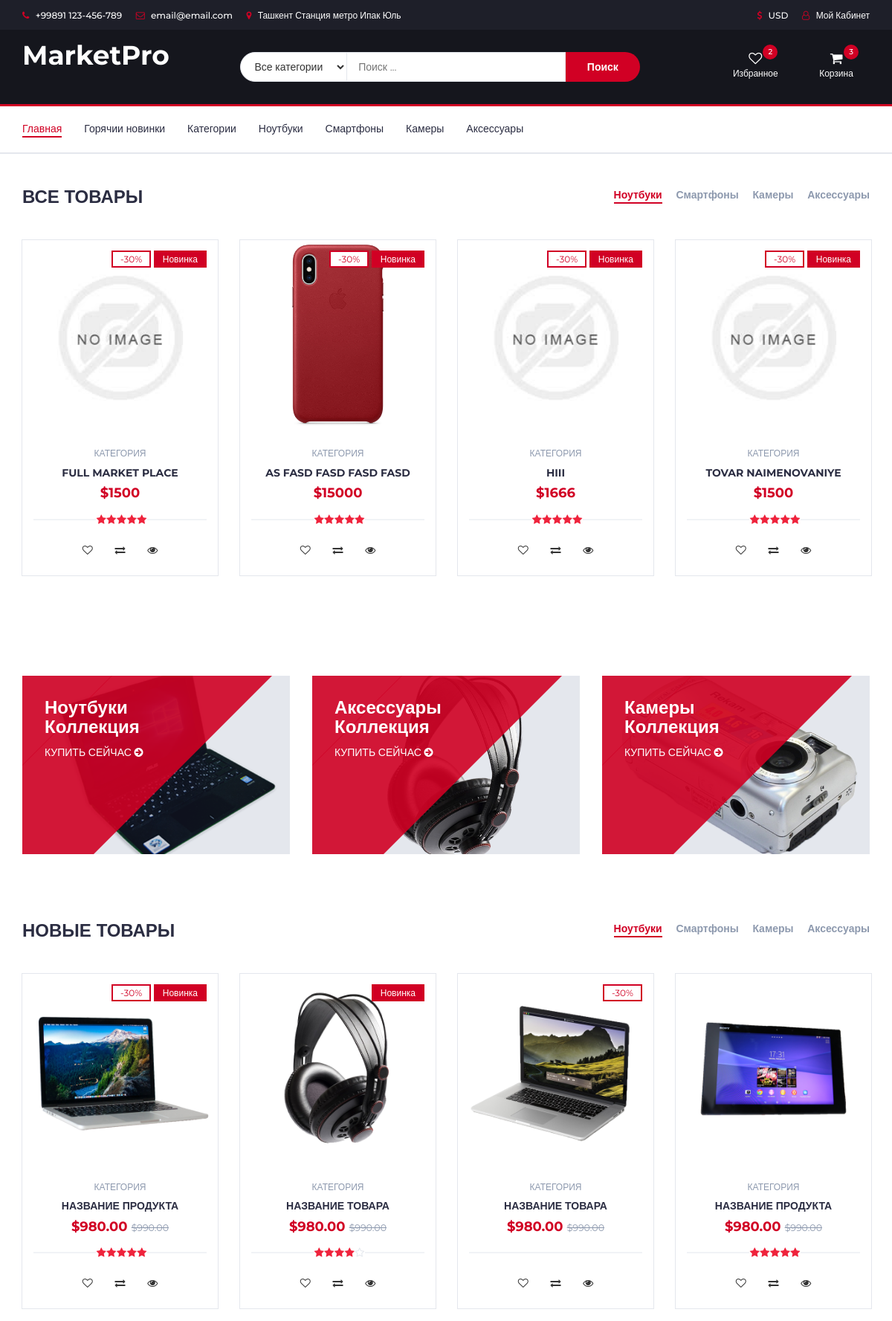
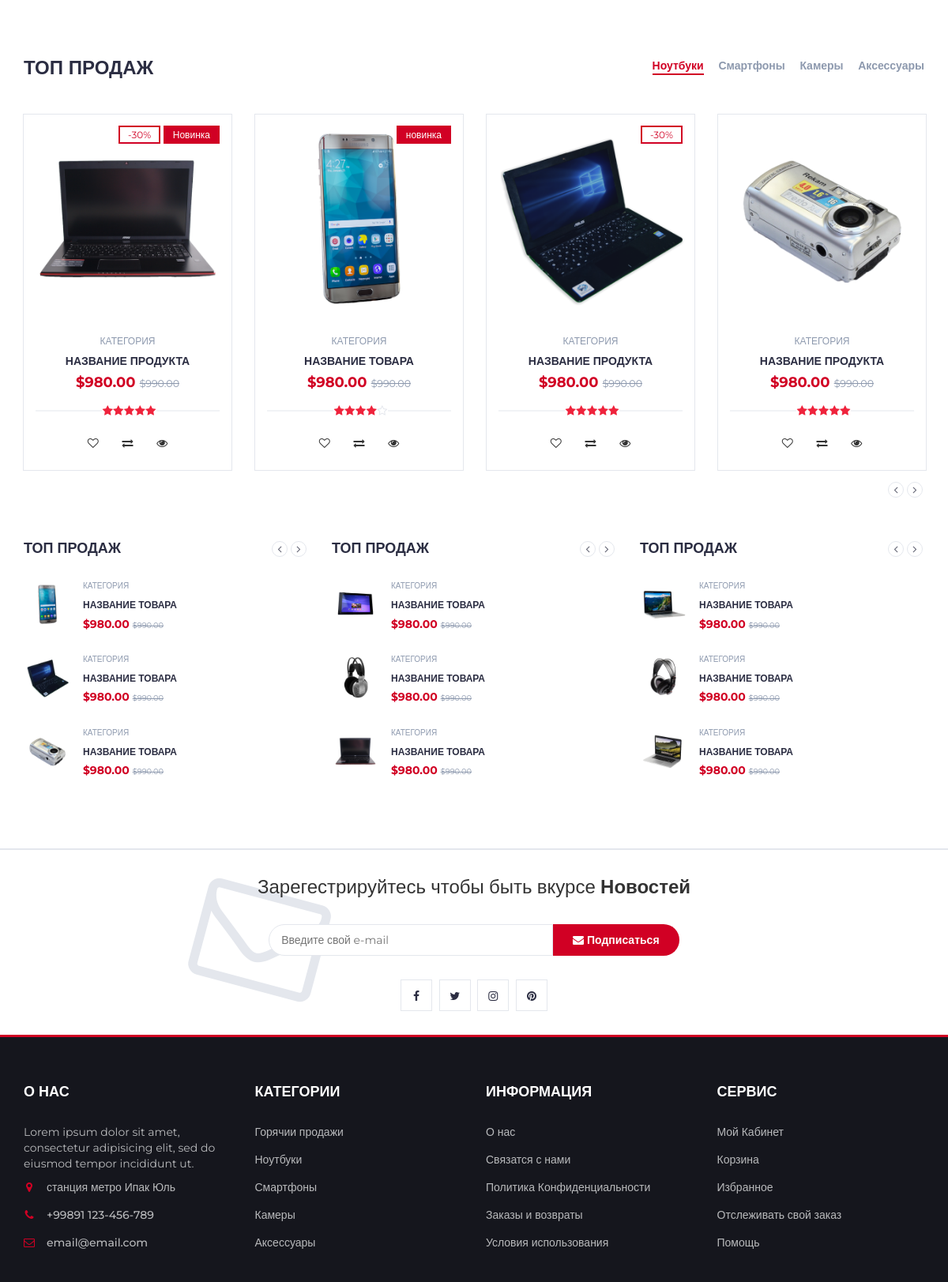
The app's page /market/administrator (upper part) with its own data (2 pictures, top to bottom).
### post/models.py (models this page shows, shortened)
class Post(models.Model):
    title = models.CharField("Название", max_length=64)
    poster = models.ImageField("Главное фото", upload_to="product_images/", default="default.jpeg", blank=True,
                               null=True)
    description = models.TextField("Описание")
    characteristics = models.TextField("Характеристики", blank=True, null=True, default="Нет характеристики.")
    price = models.PositiveIntegerField("Стоимость", default=0, help_text="Указывать в сумах")
    old = models.PositiveIntegerField("Старая цена", blank=True, null=True)
    magazine = models.ForeignKey(Magazine, verbose_name="Поставщик",
                                 on_delete=models.SET_DEFAULT, default='Magazine')
    category = models.ForeignKey(Category, verbose_name="Категория", on_delete=models.SET_NULL, null=True)
    url = models.SlugField(max_length=70, unique=True)
    draft = models.BooleanField("Черновик", default=False)
    created = models.DateTimeField(auto_now_add=True, auto_now=False)
    updated = models.DateTimeField(auto_now_add=False, auto_now=True)
    class Meta:
        verbose_name = "Пост"
        verbose_name_plural = "Посты"
    def get_absolute_url(self):
        return reverse("post_detail", kwargs={"slug": self.url})

### post/views.py (the view)
# urls.py: path('market/<str:username>', views.MagazinePostListView.as_view(), name='magazine_posts'),
class MagazinePostListView(ListView):
    model = Post
    template_name = 'post/magazine_posts.html'  # <app>/<model>_<viewtype>.html
    context_object_name = 'posts'
    paginate_by = 10
    def get_queryset(self):
        user = get_object_or_404(User, username=self.kwargs.get('username'))
        return Post.objects.filter(magazine__market=user)

### templates/post/magazine_posts.html (shortened to what this page needs)
{% extends 'post/base.html' %}
{% block content %}
		<div class="section">
			<div class="container">
				<div class="row">
					<div class="col-md-12">
						<div class="section-title">
							<h3 class="title">Все товары</h3>
							<div class="section-nav">
								<ul class="section-tab-nav tab-nav">
									<li class="active"><a data-toggle="tab" href="#tab1">Ноутбуки</a></li>
									<li><a data-toggle="tab" href="#tab1">Смартфоны</a></li>
									<li><a data-toggle="tab" href="#tab1">Камеры</a></li>
									<li><a data-toggle="tab" href="#tab1">Аксессуары</a></li>
								</ul>
							</div>
						</div>
					</div>
					<div class="col-md-12">
						<div class="row">
							<div class="products-tabs">
									<div class="products-slick" data-nav="#slick-nav-1">
                                        {% for post in posts %}
										<div class="product">
											<div class="product-img">
												<img src="{{ post.poster.url }}" alt="">
												<div class="product-label">
													<span class="sale">-30%</span>
													<span class="new">Новинка</span>
												</div>
											</div>
											<div class="product-body">
												<p class="product-category">Категория</p>
												<h3 class="product-name"><a href="{{ post.get_absolute_url }}">{{ post.title }}</a></h3>
												<h4 class="product-price">${{ post.price }}{% if post.old %}<del class="product-old-price">${{ post.old }}</del>{% endif %}</h4>
												<div class="product-rating">
													<i class="fa fa-star"></i>
													<i class="fa fa-star"></i>
													<i class="fa fa-star"></i>
													<i class="fa fa-star"></i>
													<i class="fa fa-star"></i>
												</div>
												<div class="product-btns">
													<button class="add-to-wishlist"><i class="fa fa-heart-o"></i><span class="tooltipp">Добавить в Избранное</span></button>
													<button class="add-to-compare"><i class="fa fa-exchange"></i><span class="tooltipp">Добавить в сравнение</span></button>
													<button class="quick-view"><i class="fa fa-eye"></i><span class="tooltipp">быстрый просмотр</span></button>
												</div>
											</div>
											<div class="add-to-cart">
												<button class="add-to-cart-btn"> Добавить в Корзину</button>
											</div>
										</div>
                                        {% endfor %}
									</div>
                            </div>
                        </div>
                    </div>
                </div>
            </div>
        </div>
{% endblock %}

### static/css/style.css (style rules this page uses)
body { font-family: 'Montserrat', sans-serif; font-weight: 400; color: #333; }
h1, h2, h3, h4, h5, h6 { color: #2B2D42; font-weight: 700; margin: 0 0 10px; }
a { color: #2B2D42; font-weight: 500; -webkit-transition: 0.2s color; transition: 0.2s color; }
ul, ol { margin: 0; padding: 0; list-style: none }
.section { padding-top: 30px; padding-bottom: 30px; }
.section-title { position: relative; margin-bottom: 30px; margin-top: 15px; }
.section-title .title { display: inline-block; text-transform: uppercase; margin: 0px; }
.section-title .section-nav { float: right; }
.section-title .section-nav .section-tab-nav { display: inline-block; }
.section-tab-nav li { display: inline-block; margin-right: 15px; }
.section-tab-nav li:last-child { margin-right: 0px; }
.section-tab-nav li a { font-weight: 700; color: #8D99AE; }
.section-tab-nav li a:after { content: ""; display: block; width: 0%; height: 2px; background-color: #D10024; -webkit-transition: 0.2s all; transition: 0.2s all; }
.section-tab-nav li.active a { color: #D10024; }
.section-tab-nav li a:hover:after, .section-tab-nav li a:focus:after, .section-tab-nav li.active a:after { width: 100%; }
.product { position: relative; margin: 15px 0px; -webkit-box-shadow: 0px 0px 0px 0px #E4E7ED, 0px 0px 0px 1px #E4E7ED; box-shadow: 0px 0px 0px 0px #E4E7ED, 0px 0px 0px 1px #E4E7ED; -webkit-transition: 0.2s all; transition: 0.2s all; }
.product .product-img { position: relative; }
.product .product-img>img { width: 100%; }
.product .product-img .product-label { position: absolute; top: 15px; right: 15px; }
.product .product-img .product-label>span { border: 2px solid; padding: 2px 10px; font-size: 12px; }
.product .product-img .product-label>span.sale { background-color: #FFF; border-color: #D10024; color: #D10024; }
.product .product-img .product-label>span.new { background-color: #D10024; border-color: #D10024; color: #FFF; }
.product .product-body { position: relative; padding: 15px; background-color: #FFF; text-align: center; z-index: 20; }
.product .product-body .product-category { text-transform: uppercase; font-size: 12px; color: #8D99AE; }
.product .product-body .product-name { text-transform: uppercase; font-size: 14px; }
.product .product-body .product-name>a { font-weight: 700; }
.product .product-body .product-price { color: #D10024; font-size: 18px; }
.product .product-body .product-rating { position: relative; margin: 15px 0px 10px; height: 20px; }
.product .product-body .product-rating>i { position: relative; width: 14px; margin-right: -4px; background: #FFF; color: #E4E7ED; z-index: 10; }
.product .product-body .product-rating>i.fa-star { color: #ef233c; }
.product .product-body .product-rating:after { content: ""; position: absolute; top: 50%; left: 0; right: 0; -webkit-transform: translateY(-50%); -ms-transform: translateY(-50%); transform: translateY(-50%); height: 1px; background-color: #E4E7ED; }
.product .product-body .product-btns>button { position: relative; width: 40px; height: 40px; line-height: 40px; background: transparent; border: none; -webkit-transition: 0.2s all; transition: 0.2s all; }
.product .add-to-cart { position: absolute; left: 1px; right: 1px; bottom: 1px; padding: 15px; background: #1e1f29; text-align: center; -webkit-transform: translateY(0%); -ms-transform: translateY(0%); transform: translateY(0%); -webkit-transition: 0.2s all; transition: 0.2s all; z-index: 2; }
.product .add-to-cart .add-to-cart-btn { position: relative; border: 2px solid transparent; height: 40px; padding: 0 30px; background-color: #ef233c; color: #FFF; text-transform: uppercase; font-weight: 700; font-size: 11px; border-radius: 40px; -webkit-transition: 0.2s all; transition: 0.2s all; }
.products-slick .product.slick-slide { margin: 15px; }

### records on screen
Post: poster (placeholder picture), title "FULL MARKET PLACE", price "1500"
Post: poster (picture), title "AS FASD FASD FASD FASD", price "15000"
Post: poster (placeholder picture), title "HIII", price "1666"
Post: poster (placeholder picture), title "TOVAR NAIMENOVANIYE", price "1500"
